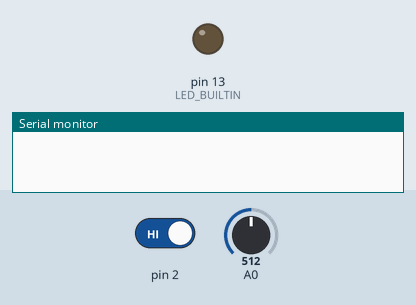
This sketch was run on a simulated Arduino Uno, built with avr-gcc and run on an emulated ATmega328P. Shown: output pins drawn as LEDs (lit = HIGH), the last lines printed to the serial monitor. Dashed ring = blinking. Inputs (shaded band) come from the test bench; at power-on: pin 2 HIGH, A0 = 512.

Above: at 1.2 s.
1.3 s: pin 2 driven LOW
At 1.67 s:
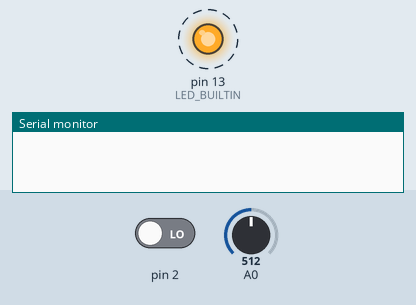
4.3 s: A0 set to 778
6.8 s: A0 set to 757
At 9.17 s:
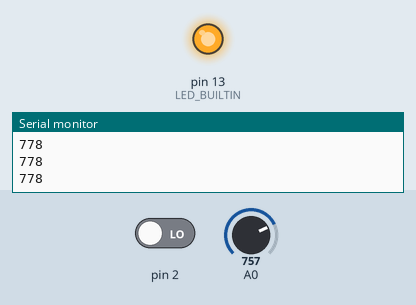
9.8 s: A0 set to 900
11.8 s: A0 set to 758
At 13.6 s:
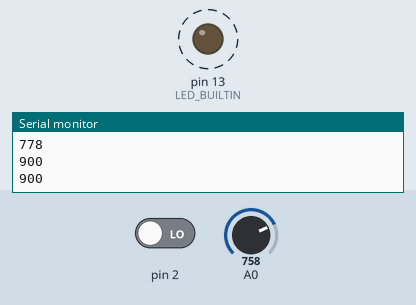
Timing chart, 0 to 15.8 s (numbered marks = the images above; inputs shaded):
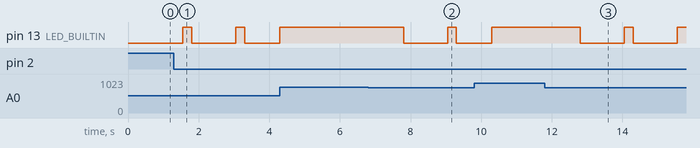

The sketch:

tp12_ig-gonzalez_25porc1.ino
```cpp
// C++ code
//
int boton = 0;

int valor = 0;

int tiempo = 0;

void setup()
{
  pinMode(2, INPUT);
  pinMode(A0, INPUT);
  pinMode(LED_BUILTIN, OUTPUT);
  Serial.begin(9600);
}

void loop()
{
  boton = digitalRead(2);
  if (boton == 0) {
    while (1 == 1) {
      valor = analogRead(A0);
      if (valor >= 768) {
        digitalWrite(LED_BUILTIN, HIGH);
        Serial.println(valor);
      } else {
        delay(250); // Wait for 250 millisecond(s)
        digitalWrite(LED_BUILTIN, HIGH);
        delay(250); // Wait for 250 millisecond(s)
        digitalWrite(LED_BUILTIN, LOW);
      }
      delay(1000); // Wait for 1000 millisecond(s)
    }
  }
}
```

Measured:
- after the input at 1.3 s, pin 13 (LED_BUILTIN): alternates HIGH for 0.25 s and LOW for 1.3 s, starting after 0.25 s
- after the input at 6.8 s, pin 13 (LED_BUILTIN): HIGH → LOW after 1.0 s, → HIGH 1.3 s later, → LOW 0.25 s later
- after the input at 11.8 s, pin 13 (LED_BUILTIN): alternates HIGH for 0.25 s and LOW for 1.3 s, starting after 1.0 s
